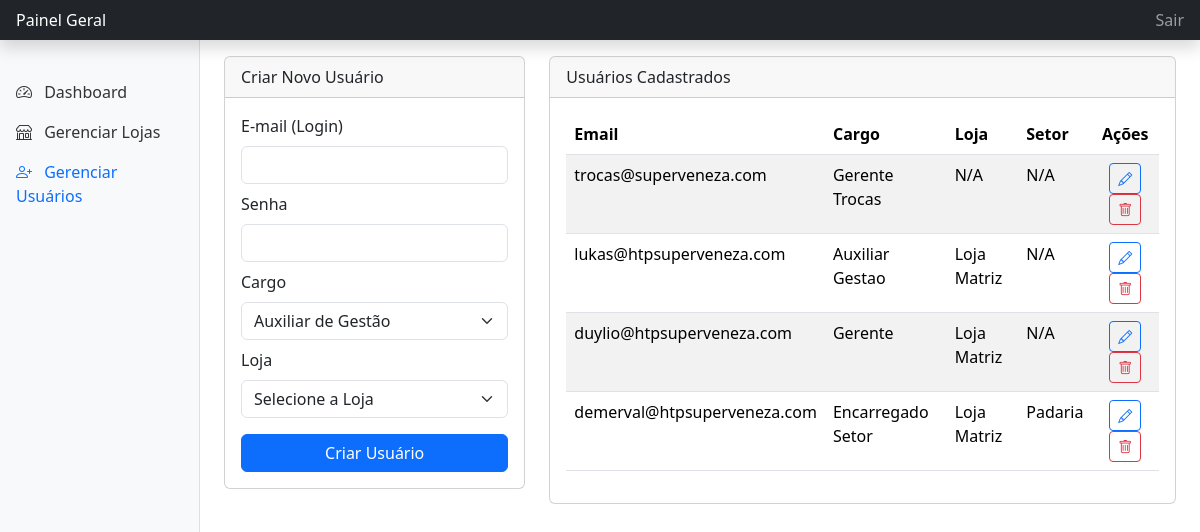
Screenshot of /gerente-geral/usuarios (signed in) with the database file from the repository.
### app/models.py (models this page shows, shortened)
class Usuario(db.Model, UserMixin):
    id = db.Column(db.Integer, primary_key=True)
    username = db.Column(db.String(80), unique=True, nullable=False)
    password_hash = db.Column(db.String(128), nullable=False)
    role = db.Column(db.String(50), nullable=False, default='auxiliar_gestao')
    loja_id = db.Column(db.Integer, db.ForeignKey('loja.id'), nullable=True)
    setor_id = db.Column(db.Integer, db.ForeignKey('setor.id'), nullable=True)
    produtos_criados = db.relationship('Produto', backref='criado_por', lazy=True)

class Loja(db.Model):
    id = db.Column(db.Integer, primary_key=True)
    nome = db.Column(db.String(100), unique=True, nullable=False)
    cnpj = db.Column(db.String(18), unique=True, nullable=True)
    endereco = db.Column(db.String(255))
    cidade = db.Column(db.String(100))
    estado = db.Column(db.String(2))
    usuarios = db.relationship('Usuario', backref='loja', lazy=True)
    produtos = db.relationship('Produto', backref='loja', lazy=True)

class Setor(db.Model):
    id = db.Column(db.Integer, primary_key=True)
    nome = db.Column(db.String(50), unique=True, nullable=False)
    produtos = db.relationship('Produto', backref='setor', lazy=True)
    usuarios = db.relationship('Usuario', backref='setor', lazy=True)

### app/routes.py (the view, shortened to what this page needs)
@routes.route('/gerente-geral/usuarios', methods=['GET', 'POST'])
@login_required
def gerenciar_usuarios_geral():
    if current_user.role != 'gerente_geral': return redirect(url_for('routes.index'))
    usuarios = Usuario.query.filter(Usuario.role != 'gerente_geral').order_by(Usuario.loja_id).all()
    lojas = Loja.query.all()
    setores = Setor.query.all()
    return render_template('gerente_geral/gerenciar_usuarios.html', usuarios=usuarios, lojas=lojas, setores=setores)

### app/models.py (called while the page is built)
@login_manager.user_loader
def load_user(user_id):
    return Usuario.query.get(int(user_id))

### app/templates/gerente_geral/gerenciar_usuarios.html (shortened to what this page needs)
{% extends 'gerente_geral/base_gg.html' %}
{% block content %}
<div class="row">
    <div class="col-md-4">
        <div class="card">
            <div class="card-header">Criar Novo Usuário</div>
            <div class="card-body">
                <form method="POST" action="{{ url_for('routes.gerenciar_usuarios_geral') }}">
                    <div class="mb-2"><label class="form-label">E-mail (Login)</label><input type="email" name="username" class="form-control" required></div>
                    <div class="mb-2"><label class="form-label">Senha</label><input type="password" name="password" class="form-control" required></div>
                    <div class="mb-2"><label class="form-label">Cargo</label>
                        <select name="role" id="roleSelect" class="form-select" required>
                            <option value="auxiliar_gestao">Auxiliar de Gestão</option>
                        </select>
                    </div>
                    <div class="mb-2" id="lojaField"><label class="form-label">Loja</label>
                        <select name="loja_id" class="form-select">
                            <option value="">Selecione a Loja</option>
                        </select>
                    </div>
                    <button type="submit" class="btn btn-primary w-100 mt-2">Criar Usuário</button>
                </form>
            </div>
        </div>
    </div>
    <div class="col-md-8">
        <div class="card">
            <div class="card-header">Usuários Cadastrados</div>
            <div class="card-body">
                <table class="table table-striped table-hover">
                    <thead><tr><th>Email</th><th>Cargo</th><th>Loja</th><th>Setor</th><th class="text-center">Ações</th></tr></thead>
                    <tbody>
                        {% for usuario in usuarios %}
                        <tr>
                            <td>{{ usuario.username }}</td>
                            <td>{{ usuario.role.replace('_', ' ')|title }}</td>
                            <td>{{ usuario.loja.nome if usuario.loja else 'N/A' }}</td>
                            <td>{{ usuario.setor.nome if usuario.setor else 'N/A' }}</td>
                            <td class="text-center">
                                <button class="btn btn-sm btn-outline-primary" data-bs-toggle="modal" data-bs-target="#editModal-{{ usuario.id }}"><i class="bi bi-pencil"></i></button>
                                <button class="btn btn-sm btn-outline-danger" data-bs-toggle="modal" data-bs-target="#deleteModal-{{ usuario.id }}"><i class="bi bi-trash"></i></button>
                            </td>
                        </tr>
                        {% else %}
                        <tr><td colspan="5" class="text-center">Nenhum usuário cadastrado.</td></tr>
                        {% endfor %}
                    </tbody>
                </table>
            </div>
        </div>
    </div>
</div>
{% endblock %}

### app/templates/gerente_geral/base_gg.html (shortened to what this page needs)
<!DOCTYPE html>
<html lang="pt-br">
<head>
    <link href="https://cdn.jsdelivr.net/npm/bootstrap@5.3.3/dist/css/bootstrap.min.css" rel="stylesheet">
    <link rel="stylesheet" href="https://cdn.jsdelivr.net/npm/bootstrap-icons@1.11.3/font/bootstrap-icons.min.css">
</head>
<body>
    <header class="navbar navbar-dark sticky-top bg-dark flex-md-nowrap p-0 shadow">
        <a class="navbar-brand col-md-3 col-lg-2 me-0 px-3 fs-6" href="#">Painel Geral</a>
        <div class="navbar-nav"><div class="nav-item text-nowrap"><a class="nav-link px-3" href="{{ url_for('auth.logout') }}">Sair</a></div></div>
    </header>
    <div class="container-fluid">
        <div class="row">
            <nav id="sidebarMenu" class="col-md-3 col-lg-2 d-none d-md-block bg-light sidebar">
                <div class="position-sticky pt-3">
                    <ul class="nav flex-column">
                        <li class="nav-item"><a class="nav-link {% if 'dashboard' in request.endpoint %}active{% endif %}" href="{{ url_for('routes.dashboard_gerente_geral') }}"><i class="bi bi-speedometer2"></i> Dashboard</a></li>
                        <li class="nav-item"><a class="nav-link {% if 'lojas' in request.endpoint %}active{% endif %}" href="{{ url_for('routes.gerenciar_lojas') }}"><i class="bi bi-shop"></i> Gerenciar Lojas</a></li>
                        <li class="nav-item"><a class="nav-link {% if 'usuarios' in request.endpoint %}active{% endif %}" href="{{ url_for('routes.gerenciar_usuarios_geral') }}"><i class="bi bi-person-plus"></i> Gerenciar Usuários</a></li>
                    </ul>
                </div>
            </nav>
            <main class="col-md-9 ms-sm-auto col-lg-10 px-md-4 pt-3">
                {% block content %}{% endblock %}
            </main>
        </div>
    </div>
</body>
</html>

### app/templates/gerente_geral/base_gg.html (style rules this page uses)
@media (min-width: 768px) { .sidebar { position: fixed; top: 0; bottom: 0; left: 0; z-index: 100; padding: 56px 0 0; box-shadow: inset -1px 0 0 rgba(0, 0, 0, .1); } }
.sidebar .nav-link { color: #333; }
.sidebar .nav-link.active { font-weight: 500; color: #0d6efd; }
.sidebar .nav-link .bi { margin-right: 8px; }

### rows the page displays
Usuario: username "trocas@superveneza.com", role.replace "Gerente Trocas", loja "N/A", setor "N/A"
Usuario: username "lukas@htpsuperveneza.com", role.replace "Auxiliar Gestao", loja "Loja Matriz", setor "N/A"
Usuario: username "duylio@htpsuperveneza.com", role.replace "Gerente", loja "Loja Matriz", setor "N/A"
Usuario: username "demerval@htpsuperveneza.com", role.replace "Encarregado Setor", loja "Loja Matriz", setor "Padaria"
